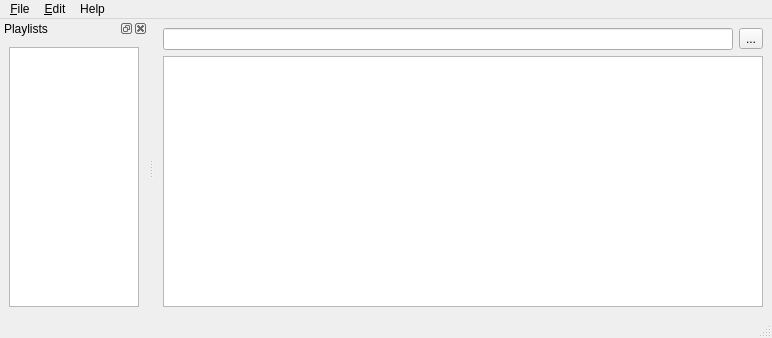
<?xml version="1.0" encoding="UTF-8"?>
<ui version="4.0">
 <class>MainWindow</class>
 <widget class="QMainWindow" name="MainWindow">
  <property name="geometry">
   <rect>
    <x>0</x>
    <y>0</y>
    <width>772</width>
    <height>338</height>
   </rect>
  </property>
  <property name="windowTitle">
   <string>ModelView - Multiple Playlists</string>
  </property>
  <property name="windowIcon">
   <iconset resource="../../../examples/icons/icons.qrc">
    <normaloff>:/icons/collection.png</normaloff>:/icons/collection.png</iconset>
  </property>
  <widget class="QWidget" name="centralwidget">
   <layout class="QVBoxLayout" name="verticalLayout">
    <item>
     <layout class="QHBoxLayout" name="horizontalLayout_2">
      <item>
       <widget class="QLineEdit" name="lineEdit">
        <property name="toolTip">
         <string>filter text</string>
        </property>
       </widget>
      </item>
      <item>
       <widget class="QToolButton" name="clearFilterButton">
        <property name="toolTip">
         <string>clear filter</string>
        </property>
        <property name="text">
         <string>...</string>
        </property>
        <property name="icon">
         <iconset resource="../../../examples/icons/icons.qrc">
          <normaloff>:/icons/edit-clear.png</normaloff>:/icons/edit-clear.png</iconset>
        </property>
       </widget>
      </item>
     </layout>
    </item>
    <item>
     <widget class="PlayListView" name="playListView">
      <property name="minimumSize">
       <size>
        <width>600</width>
        <height>0</height>
       </size>
      </property>
      <property name="dragEnabled">
       <bool>true</bool>
      </property>
      <property name="dragDropMode">
       <enum>QAbstractItemView::DragOnly</enum>
      </property>
      <property name="alternatingRowColors">
       <bool>true</bool>
      </property>
      <property name="selectionBehavior">
       <enum>QAbstractItemView::SelectRows</enum>
      </property>
      <property name="showGrid">
       <bool>false</bool>
      </property>
      <property name="sortingEnabled">
       <bool>true</bool>
      </property>
      <attribute name="horizontalHeaderCascadingSectionResizes">
       <bool>true</bool>
      </attribute>
      <attribute name="horizontalHeaderStretchLastSection">
       <bool>true</bool>
      </attribute>
      <attribute name="verticalHeaderVisible">
       <bool>false</bool>
      </attribute>
     </widget>
    </item>
   </layout>
  </widget>
  <widget class="QMenuBar" name="menubar">
   <property name="geometry">
    <rect>
     <x>0</x>
     <y>0</y>
     <width>772</width>
     <height>23</height>
    </rect>
   </property>
   <widget class="QMenu" name="menuFile">
    <property name="title">
     <string>&amp;File</string>
    </property>
    <addaction name="actionNew"/>
    <addaction name="actionOpen"/>
    <addaction name="actionSaveAs"/>
    <addaction name="actionClose"/>
    <addaction name="actionQuit"/>
    <addaction name="actionRefresh"/>
   </widget>
   <widget class="QMenu" name="menuEdit">
    <property name="title">
     <string>&amp;Edit</string>
    </property>
    <addaction name="actionCut"/>
    <addaction name="actionCopy"/>
    <addaction name="actionPaste"/>
    <addaction name="actionRemove"/>
   </widget>
   <widget class="QMenu" name="menuHelp">
    <property name="title">
     <string>Help</string>
    </property>
    <addaction name="actionAbout"/>
    <addaction name="actionAboutQt"/>
   </widget>
   <addaction name="menuFile"/>
   <addaction name="menuEdit"/>
   <addaction name="menuHelp"/>
  </widget>
  <widget class="QStatusBar" name="statusbar"/>
  <widget class="QDockWidget" name="sourcesDock">
   <property name="windowTitle">
    <string>Playlists</string>
   </property>
   <attribute name="dockWidgetArea">
    <number>1</number>
   </attribute>
   <widget class="QWidget" name="dockWidgetContents">
    <layout class="QVBoxLayout" name="verticalLayout_2">
     <item>
      <widget class="PlaylistsView" name="sourceListView">
       <property name="minimumSize">
        <size>
         <width>130</width>
         <height>0</height>
        </size>
       </property>
       <property name="contextMenuPolicy">
        <enum>Qt::ActionsContextMenu</enum>
       </property>
       <property name="acceptDrops">
        <bool>true</bool>
       </property>
       <property name="toolTip">
        <string>Click to select, Right-Click to add/remove</string>
       </property>
       <property name="dragDropMode">
        <enum>QAbstractItemView::DropOnly</enum>
       </property>
      </widget>
     </item>
    </layout>
   </widget>
  </widget>
  <action name="actionQuit">
   <property name="icon">
    <iconset resource="../../../examples/icons/icons.qrc">
     <normaloff>:/icons/window-close.png</normaloff>:/icons/window-close.png</iconset>
   </property>
   <property name="text">
    <string>&amp;Quit</string>
   </property>
   <property name="shortcut">
    <string>Ctrl+Q</string>
   </property>
  </action>
  <action name="actionCut">
   <property name="icon">
    <iconset resource="../../../examples/icons/icons.qrc">
     <normaloff>:/icons/edit-cut.png</normaloff>:/icons/edit-cut.png</iconset>
   </property>
   <property name="text">
    <string>Cut</string>
   </property>
   <property name="shortcut">
    <string>Ctrl+X</string>
   </property>
  </action>
  <action name="actionCopy">
   <property name="icon">
    <iconset resource="../../../examples/icons/icons.qrc">
     <normaloff>:/icons/edit-copy.png</normaloff>:/icons/edit-copy.png</iconset>
   </property>
   <property name="text">
    <string>Copy</string>
   </property>
   <property name="shortcut">
    <string>Ctrl+C</string>
   </property>
  </action>
  <action name="actionPaste">
   <property name="icon">
    <iconset resource="../../../examples/icons/icons.qrc">
     <normaloff>:/icons/edit-paste.png</normaloff>:/icons/edit-paste.png</iconset>
   </property>
   <property name="text">
    <string>Paste</string>
   </property>
   <property name="shortcut">
    <string>Ctrl+V</string>
   </property>
  </action>
  <action name="actionAbout">
   <property name="icon">
    <iconset resource="../../../examples/icons/icons.qrc">
     <normaloff>:/icons/help-about.png</normaloff>:/icons/help-about.png</iconset>
   </property>
   <property name="text">
    <string>About</string>
   </property>
  </action>
  <action name="actionAboutQt">
   <property name="icon">
    <iconset resource="../../../examples/icons/icons.qrc">
     <normaloff>:/icons/help-about.png</normaloff>:/icons/help-about.png</iconset>
   </property>
   <property name="text">
    <string>About Qt</string>
   </property>
  </action>
  <action name="actionNew">
   <property name="icon">
    <iconset resource="../../../examples/icons/icons.qrc">
     <normaloff>:/icons/view-media-playlist.png</normaloff>:/icons/view-media-playlist.png</iconset>
   </property>
   <property name="text">
    <string>New</string>
   </property>
  </action>
  <action name="actionClose">
   <property name="icon">
    <iconset resource="../../../examples/icons/icons.qrc">
     <normaloff>:/icons/document-close.png</normaloff>:/icons/document-close.png</iconset>
   </property>
   <property name="text">
    <string>Close</string>
   </property>
  </action>
  <action name="actionOpen">
   <property name="icon">
    <iconset resource="../../../examples/icons/icons.qrc">
     <normaloff>:/icons/document-open.png</normaloff>:/icons/document-open.png</iconset>
   </property>
   <property name="text">
    <string>Open</string>
   </property>
  </action>
  <action name="actionSaveAs">
   <property name="icon">
    <iconset resource="../../../examples/icons/icons.qrc">
     <normaloff>:/icons/document-save-as.png</normaloff>:/icons/document-save-as.png</iconset>
   </property>
   <property name="text">
    <string>Save As</string>
   </property>
  </action>
  <action name="actionRemove">
   <property name="icon">
    <iconset resource="../../../examples/icons/icons.qrc">
     <normaloff>:/icons/list-remove.png</normaloff>:/icons/list-remove.png</iconset>
   </property>
   <property name="text">
    <string>Remove</string>
   </property>
   <property name="shortcut">
    <string>Del</string>
   </property>
  </action>
  <action name="actionRefresh">
   <property name="icon">
    <iconset resource="../../../examples/icons/icons.qrc">
     <normaloff>:/icons/refresh.png</normaloff>:/icons/refresh.png</iconset>
   </property>
   <property name="text">
    <string>&amp;Refresh</string>
   </property>
   <property name="shortcut">
    <string>F5</string>
   </property>
  </action>
 </widget>
 <customwidgets>
  <customwidget>
   <class>PlayListView</class>
   <extends>QTableView</extends>
   <header>playlistview.h</header>
  </customwidget>
  <customwidget>
   <class>PlaylistsView</class>
   <extends>QListView</extends>
   <header>playlistsview.h</header>
  </customwidget>
 </customwidgets>
 <resources>
  <include location="../../../examples/icons/icons.qrc"/>
 </resources>
 <connections>
  <connection>
   <sender>clearFilterButton</sender>
   <signal>clicked()</signal>
   <receiver>lineEdit</receiver>
   <slot>clear()</slot>
   <hints>
    <hint type="sourcelabel">
     <x>556</x>
     <y>50</y>
    </hint>
    <hint type="destinationlabel">
     <x>486</x>
     <y>50</y>
    </hint>
   </hints>
  </connection>
 </connections>
</ui>
